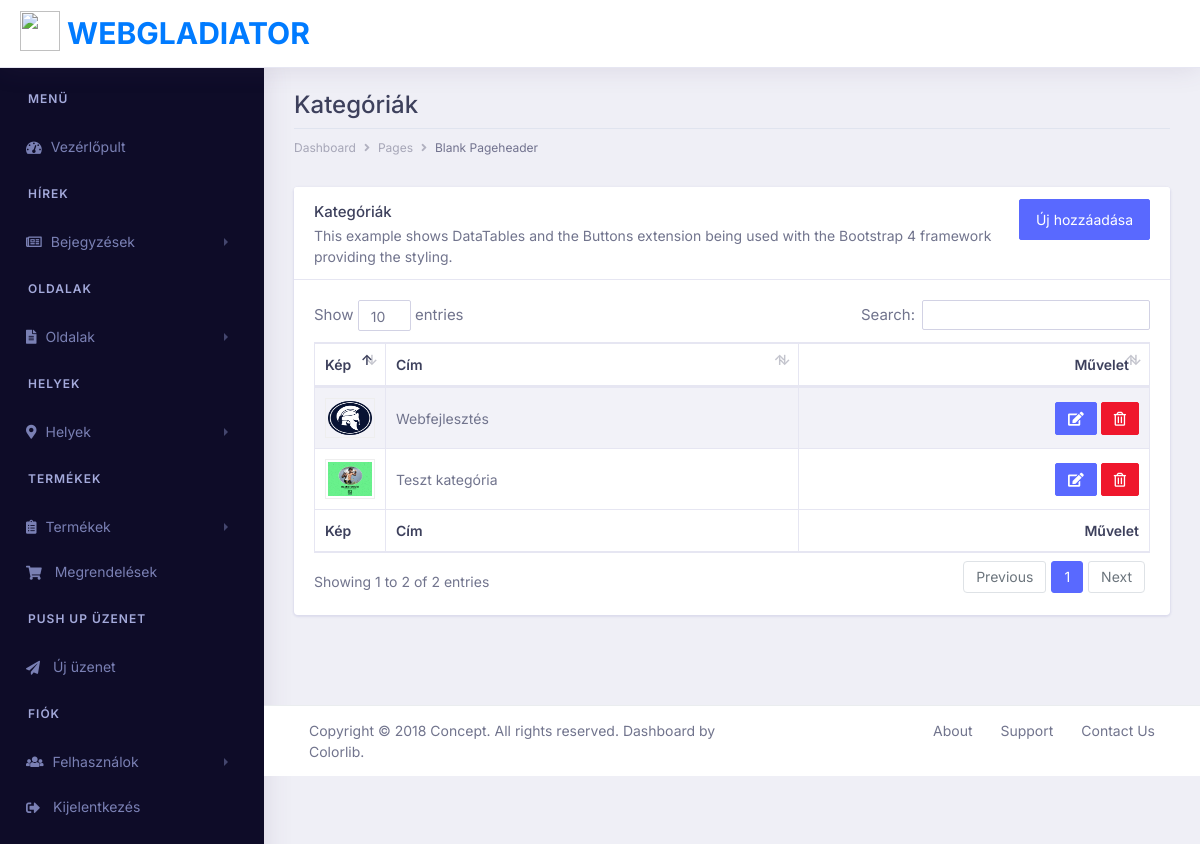
The app's page /posts/categories (signed in) with its own data.
### posts/models.py (models this page shows, shortened)
class PostCategory(models.Model):
    post_category_name = models.CharField(max_length=200, db_index=True)
    post_category_image = models.ImageField(upload_to='posts/category', default='posts/category/default.jpg')

### posts/views.py (the view)
# urls.py: path('categories', views.index_category, name='blog_category_index'),
@login_required
def index_category(request):
    try:
        categories = PostCategory.objects.all()
    except PostCategory.DoesNotExist:
        raise Http404("404 | Nem létezik!")
    return render(request, 'posts/index_category.html', {'categories':categories})

### posts/templates/posts/index_category.html (shortened to what this page needs)
{% extends "../base_posts.html" %}
{% block content %}
    <div class="row">
        <div class="col-xl-12 col-lg-12 col-md-12 col-sm-12 col-12">
            <div class="page-header">
                <h2 class="pageheader-title">Kategóriák</h2>
                <div class="page-breadcrumb">
                    <nav aria-label="breadcrumb">
                        <ol class="breadcrumb">
                            <li class="breadcrumb-item"><a href="#" class="breadcrumb-link">Dashboard</a></li>
                            <li class="breadcrumb-item"><a href="#" class="breadcrumb-link">Pages</a></li>
                            <li class="breadcrumb-item active" aria-current="page">Blank Pageheader</li>
                        </ol>
                    </nav>
                </div>
            </div>
        </div>
    </div>
    <div class="row">
        <div class="col-xl-12 col-lg-12 col-md-12 col-sm-12 col-12">
            <div class="card">
                <div class="card-header">
                    <div class="float-right">
                        <a href="{% url 'post_category_create' %}" class="btn btn-primary">Új hozzáadása</a>
                    </div>
                    <h5 class="mb-0">Kategóriák</h5>
                    <p>This example shows DataTables and the Buttons extension being used with the Bootstrap 4 framework providing the styling.</p>
                </div>
                <div class="card-body">
                    <div class="table-responsive">
                        <table id="example" class="table table-striped table-bordered first table-sm" style="width:100%">
                            <thead>
                                <tr>
                                    <th>Kép</th>
                                    <th>Cím</th>
                                    <th class="text-right">Művelet</th>
                                </tr>
                            </thead>
                            <tbody>
                            {% for category in categories %}
                                <tr>
                                    <td width="50px"><img src="{{category.post_category_image.url}}" style="width: 100%; height: 40px; padding: 2px; border: 1px solid #eee;"></td>
                                    <td style="text-transform: none;"><span class="span-title">{{category.post_category_name}}</span></td>
                                    <td class="text-right">
                                        <a href="{% url 'post_category_update' category.pk %}" class="btn btn-sm btn-primary"><i class="fa fa-edit"></i></a>
                                        <a href="{% url 'post_category_delete' category.pk %}" class="btn btn-sm btn-danger text-white"><i class="far fa-trash-alt"></i></a>
                                    </td>
                                </tr>
                             {% endfor %}
                            </tbody>
                            <tfoot>
                                <tr>
                                    <th>Kép</th>
                                    <th>Cím</th>
                                    <th class="text-right">Művelet</th>
                                </tr>
                            </tfoot>
                        </table>
                    </div>
                </div>
            </div>
        </div>
    </div>
{% endblock %}

### records on screen
PostCategory: post_category_image (picture), post_category_name "Webfejlesztés"
PostCategory: post_category_image (picture), post_category_name "Teszt kategória"
